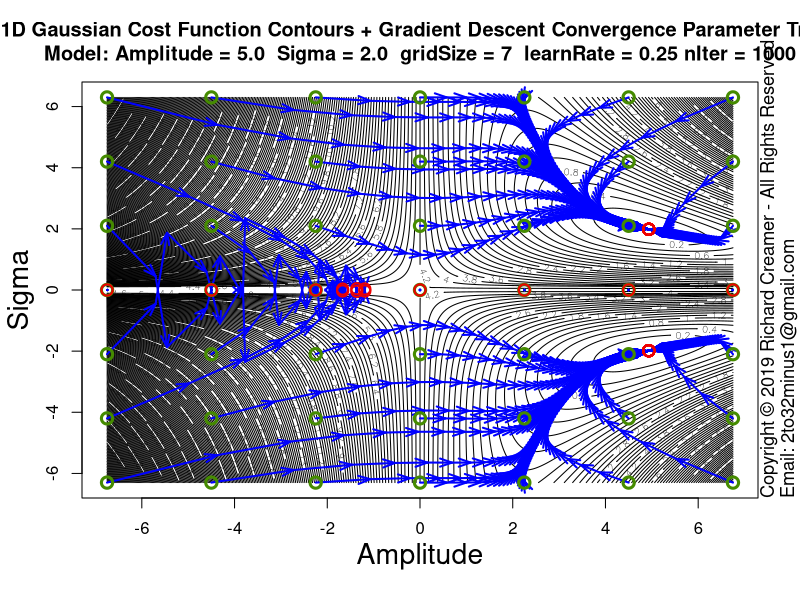

Write R code to recreate this figure.
##############################################################
### Copyright (c) Richard Creamer 2019 - All Rights Reserved
### Inquiries: email 2to32minus1@gmail.com
##############################################################

### Globals
fontScale = 1.2    # Global font size variable
lf        = 1.2    # Enlarge font of plot labels
verbose   = FALSE  # Verbose printing
lw        = 2      # Line width
xMargin   = 1      # X-axis margin for plots
yMargin   = 1      # Y-axis margin for plots
de        = 0.01   # Small constant for estimating derivatives numerically
smlPts    = 1      # Small  data point/circle
medPts    = 1.5    # Medium data point/circle
lrgPts    = 2.0    # Large  data point/circle

### Run this function to generate this plot
runFunc = function() {
	dw = 1000
	dh = 750	
	path = "D:/Code/R/LeastSquaresPlay/PlotsAndAssocCode/Plot61/"
	svSize = 1600
	# Learn rate default (0.5) nIter default (100)
	learnRate = 0.25 ; nIter = 1000
	savePngVerbose( paste(path, "Plot61.png", sep=""), 
					plotGaussianParamStepVectorsEx, w=svSize, h=svSize, un="px", gridSize=7, learnRate=learnRate, nIter=nIter )	
}

### Plot Gaussian fit step vectors for multiple starting points
plotGaussianParamStepVectorsEx = function( nLevels=250, gridSize=3, learnRate=0.5, nIter=100 ) {
	set.seed( 3 )
	gd = makeGaussianTestData()
	trueS = gd$trueSigma
	trueA = gd$trueAmpl	
	maxA = trueA * 1.5
	minA = -maxA
	maxS = trueS * 3.5
	minS = -maxS
	ampls  = seq( minA * 0.9, maxA * 0.9, length=gridSize )
	sigmas = seq( minS * 0.9, maxS * 0.9, length=gridSize )
	gridAmpls  = seq( minA * 0.9, maxA * 0.9, length=400 )
	gridSigmas = seq( minS * 0.9, maxS * 0.9, length=400 )
	startAmpls = c()
	startSigmas = c()
	endAmpls = c()
	endSigmas = c()
	plotTitle = paste( "1D Gaussian Cost Function Contours + Gradient Descent Convergence Parameter Trails\n",
					   sprintf("Model: Amplitude = %.1f  Sigma = %.1f  gridSize = %d  learnRate = %.2f nIter = %d", 
					   		trueA, trueS, gridSize, learnRate, nIter ), sep="" )
	
	z = getGaussErrorGrid( meanGaussSsdErr, gridAmpls, gridSigmas, gd$x, gd$y )
	contour( gridAmpls, gridSigmas, t(z), nlevels=nLevels, xlab="", ylab="", main=plotTitle )
	addAxisLabels( xLabel="Amplitude", yLabel="Sigma", cexVal=1.7 )
	
	for ( s in sigmas ) {
		for ( a in ampls ) {
			startAmpls[length(startAmpls)+1] = a
			startSigmas[length(startSigmas)+1] = s
			gd$guesses = list( a=a, s=s )
			
			tuple = fitGauss1d( doPlot=FALSE, gd=gd, learnRate=learnRate, nIter=nIter )
			
			aLegs = tuple$amplLegs
			sLegs = tuple$sigmaLegs
			nLegs = length( aLegs )
			endAmpls[length(endAmpls)+1] = aLegs[nLegs]
			endSigmas[length(endSigmas)+1] = sLegs[nLegs]
			for ( j in 2:nLegs ) {
				x1 = aLegs[j-1]
				y1 = sLegs[j-1]
				x2 = aLegs[j]
				y2 = sLegs[j]
				arrows( x1, y1, x2, y2, col="blue", angle=19, lwd=lw, length=0.125 )
			}
		}
	}
	# Draw beg/end circles last (so on top)
	for ( i in 1:length( startAmpls ) ) {
		points( startAmpls[i], startSigmas[i],  col="chartreuse4", cex=1.5, lwd=lw+1 )
		points( endAmpls[i], endSigmas[i],  col="red2", cex=1.5, lwd=lw )
	}
}

### Shared use case Gaussian data set generator used by several cooperating functions
makeGaussianTestData = function( trueAmpl=5, trueSigma=2, aGuess=sqrt(trueAmpl), sGuess=sqrt(trueSigma), nPts=40 ) {
	set.seed( 3 )
	x = seq( -5*trueSigma, 5*trueSigma, length=nPts )
	y = gauss1dFunc( x, trueAmpl, trueSigma ) + rnorm( length(x), sd=0.2 )
	guesses = list( a=aGuess, s=sGuess )
	tuple = list( trueAmpl=trueAmpl, trueSigma=trueSigma, x=x, y=y, nPts=nPts, guesses=guesses )
	return( tuple )
}

### 2D plot error contours for range of Amplitude and Sigma values
### Amplitude maps to x-axis, Sigma maps to y-axis
plotGaussErrorContours = function( nLevels=30, customTitle="", drawGradVecs=FALSE, normGradVecs=TRUE, gd=NULL ) {
	set.seed( 3 )
	if ( is.null( gd ) )
		gd = makeGaussianTestData()
	a = gd$trueAmpl
	s = gd$trueSigma
	x = gd$x
	y = gd$y
	minAmpl  = a * 0.1;	maxAmpl  = a * 1.7
	minSigma = s * 0.1;	maxSigma = s * 1.7
	# Adjust ranges so plot is square
	deltaA = maxAmpl - minAmpl
	deltaS = maxSigma - minSigma
	maxDelta = if ( deltaA > deltaS ) deltaA else deltaS
	if ( deltaA > deltaS ) {
		maxSigma = minSigma + maxDelta
	} else {
		maxAmpl = minAmpl + maxDelta
	}
	nr = 200
	nc = 200
	ampls = seq( minAmpl, maxAmpl, length.out=nc )
	sigmas = seq( minSigma, maxSigma, length.out=nr )
	z = getGaussErrorGrid( meanGaussSsdErr, ampls, sigmas, x, y )
	xLim1 = minAmpl
	xLim2 = maxAmpl
	yLim1 = minSigma
	yLim2 = maxSigma
	plotTitle = ""
	if ( !drawGradVecs ) {
		plotTitle = sprintf( "1D Gaussian Cost Function Contours\nTrue Model: Amplitude = %.1f  Sigma = %.1f (noise added)", a, s )
	} else if ( normGradVecs ) {
		plotTitle = sprintf( "1D Gaussian Cost Function Contours w/Gradient (Unit) Vectors\nTrue Model: Amplitude = %.1f  Sigma = %.1f (noise added)", a, s )
	} else {
		plotTitle = sprintf( "1D Gaussian Cost Function Contours w/Gradient Vectors\nTrue Model: Amplitude = %.1f  Sigma = %.1f (noise added)", a, s )
	}
	if ( customTitle != "" )
		plotTitle = customTitle
	xform = contour( ampls, sigmas, t(z), axes=FALSE, cex.lab=lf, main=plotTitle, asp=1.0,
					 xlab="", ylab="", labcex=1.2, nlevels=nLevels, cex.main=1.3*fontScale, cex.axis=1.3 )
	xAxisMin = ceiling( gpl()$xLim[1] )
	xAxisMax = floor( gpl()$xLim[2] )
	yAxisMin = ceiling( gpl()$yLim[1] )
	yAxisMax = floor( gpl()$yLim[2] )
	axis( side=1, at=xAxisMin:xAxisMax, cex.axis=1.3 )
	axis( side=2, at=yAxisMin:yAxisMax, cex.axis=1.3 )
	addAxisLabels( xLabel="Amplitude", yLabel="Sigma" )
	box()
	xLimits = axisLimits( x )
	yLimits = axisLimits( y )
	lines( c(-1,12), c( s, s ), col="blue", lwd=lw )
	lines( c( a, a), c(-1,10), col="blue", lwd=lw )
	if ( drawGradVecs ) {
		gradPtsX1 = c()
		gradPtsY1 = c()
		gradPtsX2 = c()
		gradPtsY2 = c()
		gridSize=13
		for ( sigma in seq( from=sigmas[2], to=sigmas[length(sigmas)-1], length=gridSize ) ) {
			for ( ampl in seq( from=ampls[2], to=ampls[length(ampls)-1], length=gridSize ) ) {
				gradPtsX1[length(gradPtsX1)+1] = ampl
				gradPtsY1[length(gradPtsY1)+1] = sigma
				da = gaussDeDa( x, y, ampl, sigma )
				ds = gaussDeDs( x, y, ampl, sigma )
				mag = sqrt( da*da + ds*ds )
				if ( normGradVecs ) {
					da = da/mag/4 # hard-coded case-specific scale factor, unit vecs a bit too long for plot
					ds = ds/mag/4
				} else {
					da = da * 0.22 # hard-coded case-specific scale factor
					ds = ds * 0.22
				}
				gradPtsX2[length(gradPtsX2)+1] = ampl  - da
				gradPtsY2[length(gradPtsY2)+1] = sigma - ds
			}
		}
		points( gradPtsX1, gradPtsY1, col="blue", lwd=lw )
		arrows( gradPtsX1, gradPtsY1, gradPtsX2, gradPtsY2, col="blue", lwd=lw, cex=medPts, angle=15, length=0.125 )
	}
}

### Nonlinear least-squares gradient-descent curve fitting for Gaussian
fitGauss1d = function( learnRate = 0.5, nIter=100, nPts=40, drawPointLines=FALSE, doPlot=TRUE, numDerivs=FALSE, plotContours=FALSE, gd=NULL ) {
	set.seed( 3 )
	a = s = x = y = guesses = NULL
	if ( is.null( gd ) )
		gd = makeGaussianTestData()
	a = gd$trueAmpl
	s = gd$trueSigma
	trueAmpl = gd$trueAmpl
	trueSigma = gd$trueSigma
	x = gd$x
	y = gd$y
	nPts=gd$nPts
	guesses = gd$guesses
	aEst = guesses$a
	sEst = guesses$s
	da = 0
	ds = 0
	amplLegs = c( aEst )
	sigmaLegs = c( sEst )
	if ( nIter > 0 ) {
		# Basic implementation of Gradient Descent
		for ( i in 1:nIter ) {
			da = if ( numDerivs ) gaussDeDaNum( x, y, aEst, sEst ) else gaussDeDa( x, y, aEst, sEst )
			ds = if ( numDerivs ) gaussDeDsNum( x, y, aEst, sEst ) else gaussDeDs( x, y, aEst, sEst )
			aEst = aEst - learnRate * da
			sEst = sEst - learnRate * ds
			amplLegs[ length(amplLegs) + 1 ] = aEst
			sigmaLegs[ length(sigmaLegs) + 1 ] = sEst
			if ( verbose )
				print( sprintf( "Mean ABS fit error: %f\n", meanGaussAbsErr( x, y, aEst, sEst ) ) )
		}
	}
	finalMeanAbsFitError = meanGaussAbsErr( x, y, aEst, sEst )
	if ( doPlot) {
		plotTitle = "Gradient Descent Fit 1D Gaussian using Analytic Partial Derivatives"
		if ( numDerivs )
			plotTitle = "Gradient Descent Fit 1D Gaussian using Numerical Est. Partial Derivatives"
		plot( x, y, cex.lab=lf, xlab="", ylab="", main=plotTitle, cex=medPts, lwd=lw+1, cex.main=1.3*fontScale, cex.axis=1.3 )
		addAxisLabels()	
		predX = seq( x[1], x[length(x)], length.out=200 )
		predY = gauss1dFunc( predX, aEst, sEst )
		lines( predX, predY, col="blue", lwd=lw+1 )
		if ( drawPointLines )
			segments( x, y, x, gauss1dFunc( x, aEst, sEst ), col = "red" )
		legText = c()		
		legText[length(legText)+1] = sprintf( "Num Iterations   %d", nIter )
		legText[length(legText)+1] = sprintf( "Learn Rate:      %.3f", learnRate )
		legText[length(legText)+1] = sprintf( "True Amplitude:  %.2f", a )
		legText[length(legText)+1] = sprintf( "True Sigma:      %.2f", s )
		legText[length(legText)+1] = sprintf( "Start Amplitude: %.2f", guesses$a )
		legText[length(legText)+1] = sprintf( "Start Sigma:     %.2f", guesses$s )
		legText[length(legText)+1] = sprintf( "Final Amplitude: %.2f", aEst )
		legText[length(legText)+1] = sprintf( "Final Sigma:     %.2f", sEst )
		legText[length(legText)+1] = sprintf( "Mean ABS Error:  %.2f", meanGaussAbsErr( x, y, aEst, sEst ) )
		legLtys = seq( from=0, to=0, length=length(legText) )
		parSave = par( family="mono", font=2 )		
		legend( "topleft", inset=c(0,0), legend=legText, lty=legLtys, box.col="transparent", cex=1.3*fontScale, bg="transparent" )
		par( parSave )
	}
	if ( plotContours ) {
		plotGaussErrorContours( gd=gd )
		lines( amplLegs, sigmaLegs, col="red", lwd=lw )
	}
	return( list( x=x, y=y, a=aEst, s=sEst, meanAbsFitError=finalMeanAbsFitError, amplLegs=amplLegs, sigmaLegs=sigmaLegs, lr=learnRate ) )
}

### Compute mean SSD Gaussian cost function over a grid of Amplitude and Sigma values
### Note: returned matrix may need to be transposed for some functions such as contour()
### TODO: Try to use outer()
getGaussErrorGrid = function( errorFunc, ampls, sigmas, x, y ) {
	nr = length( sigmas )
	nc = length( ampls )
	z = matrix( nrow=nr, ncol=nc )	
	for ( row in 1:nr ) {     # loop over y-coordinates (sigma)
		sigma = sigmas[row]
		for ( col in 1:nc ) { # loop over x-coordinates (amplitude)
			ampl = ampls[col]
			z[row, col] = errorFunc( x, y, a=ampl, sigma=sigma )
		}
	}
	return( z )
}

### 1D Gaussian
gauss1dFunc = function( x, a, sigma ) {
	return( a * exp( -0.5 * (x/sigma)^2 ) )
}

### Gaussian error/cost function - abs() of line lengths (not squared)
meanGaussAbsErr = function( x, y, a, sigma ) {
	return( (1/length(x)) * sum( abs(gauss1dFunc( x, a, sigma ) - y) ) )
}

### Gaussian error/cost function - SSD
meanGaussSsdErr = function( x, y, a, sigma ) {
	return( (1/length(x)) * sum( (gauss1dFunc( x, a, sigma ) - y)^2 ) )
}

### Analytical/exact partial derivative of error/cost function wrt Amplitude
gaussDeDa = function( x, y, a, sigma ) {
	term1 = sum( gauss1dFunc(x, a, sigma) * exp( -0.5 * (x/sigma)^2) )
	term2 = sum( y * exp( -0.5 * (x/sigma)^2) )
	return( 2 * ( term1 - term2 )/length(x) )
}

### Analytical/exact partial derivative of error/cost function wrt Sigma
gaussDeDs = function( x, y, a, sigma ) {
	v = 2*a/sigma^3
	term1 = sum( gauss1dFunc(x, a, sigma) * x^2 * exp( -0.5 * (x/sigma)^2) )
	term2 = sum( x^2 * y * exp( -0.5 * (x/sigma)^2) )
	return( v * ( term1 - term2 )/length(x) )
}

### Numerical estimation of partial derivative of error/cost function wrt Amplitude
gaussDeDaNum = function( x, y, a, sigma ) {
	e1 = meanGaussSsdErr( x, y, a, sigma )
	e2 = meanGaussSsdErr( x, y, a + de, sigma )
	return( (e2 - e1)/de )
}

### Numerical estimation of partial derivative of error/cost function wrt Sigma
gaussDeDsNum = function( x, y, a, sigma ) {
	e1 = meanGaussSsdErr( x, y, a, sigma )
	e2 = meanGaussSsdErr( x, y, a, sigma + de )
	return( (e2 - e1)/de )
}

### Get Plot Limits : gpl()$xLim[1] --> left x-coord
gpl = function() {
	u = par( "usr" )
	return( list( xLim=u[1:2], yLim=u[3:4] ) )
}

### Compute plot axis limits to fit range of data
axisLimits = function( v, margin=0 ) {
	lowerLimit = floor( min(v) ) - margin
	upperLimit = ceiling( max(v) ) + margin
	c( lowerLimit, upperLimit )
}

### Convience method to add x/y axis labels
addAxisLabels = function( xLabel="x", yLabel="y", cexVal=1.3 ) {
	mtext( text=xLabel, side=1, line=2.5, cex=cexVal )
	mtext( text=yLabel, side=2, line=2.5, cex=cexVal )
}

### Save to PNG file, specify width and height
savePngVerbose = function( path, plotFunc, w=512, h=512, un="px", doCopyright=TRUE, ... ) {
	png( filename = path, type="cairo", units=un, width=w, height=h, pointsize=12, res=96 )
	plotFunc( ... )
	if ( doCopyright )
		addCopyright()
	dev.off()
}

### Add copyright notice to plot via text()
addCopyright = function() {
	mtext( "Copyright \uA9 2019 Richard Creamer - All Rights Reserved", side=4, line=0, adj=0, cex=1.1 )
	mtext( "Email: 2to32minus1@gmail.com", side=4, line=1, adj=0, cex=1.1 )
}

runFunc()
